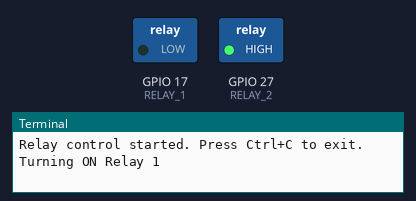
Bench run of a program on a simulated Raspberry Pi (BCM pin numbers). Shown: switched loads named in the program (green lamp = pin HIGH), the last lines printed to the terminal.

Above: at 1.0 s.
At 3.0 s:
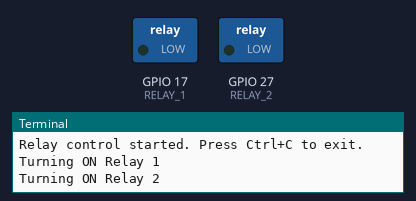
At 5.0 s:
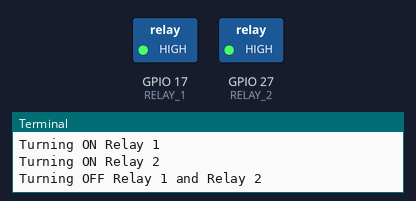
Timing chart, 0 to 7.8 s (numbered marks = the images above):
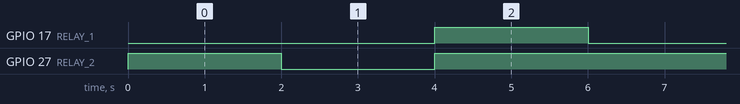

The program:

relay_cont.py
```python
import RPi.GPIO as GPIO
import time

# Use BCM pin numbering
GPIO.setmode(GPIO.BCM)

# Define GPIO pins
RELAY_1 = 17
RELAY_2 = 27

# Setup GPIO pins as output
GPIO.setup(RELAY_1, GPIO.OUT)
GPIO.setup(RELAY_2, GPIO.OUT)

# Turn both relays OFF initially
GPIO.output(RELAY_1, GPIO.HIGH)
GPIO.output(RELAY_2, GPIO.HIGH)

print("Relay control started. Press Ctrl+C to exit.")

try:
    while True:
        print("Turning ON Relay 1")
        GPIO.output(RELAY_1, GPIO.LOW)
        time.sleep(2)

        print("Turning ON Relay 2")
        GPIO.output(RELAY_2, GPIO.LOW)
        time.sleep(2)

        print("Turning OFF Relay 1 and Relay 2")
        GPIO.output(RELAY_1, GPIO.HIGH)
        GPIO.output(RELAY_2, GPIO.HIGH)
        time.sleep(2)

except KeyboardInterrupt:
    print("\nExiting and cleaning up GPIO.")
    GPIO.cleanup()
```

Measured:
- by itself, GPIO 17 (RELAY_1): alternates HIGH for 2.0 s and LOW for 4.0 s
- by itself, GPIO 27 (RELAY_2): alternates HIGH for 4.0 s and LOW for 2.0 s
- by itself, everything shown: repeats every 6.0 s, in 3 steps
